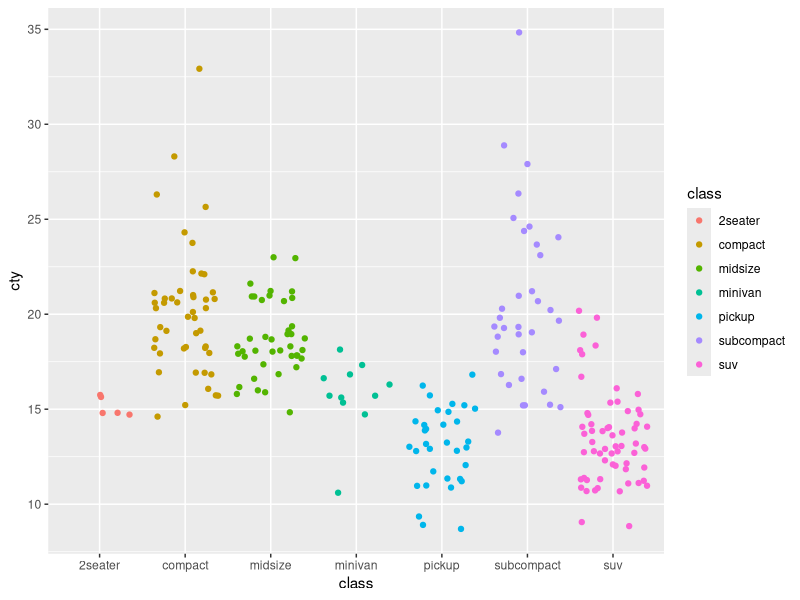

This chart was generated by the following R code:
## ---- chunk 1
knitr::opts_chunk$set(echo = TRUE)
library(tidyverse)
## ---- chunk 2
ggplot(data = mpg, aes(x = class, y = cty)) +
  geom_jitter(aes(color = class))
